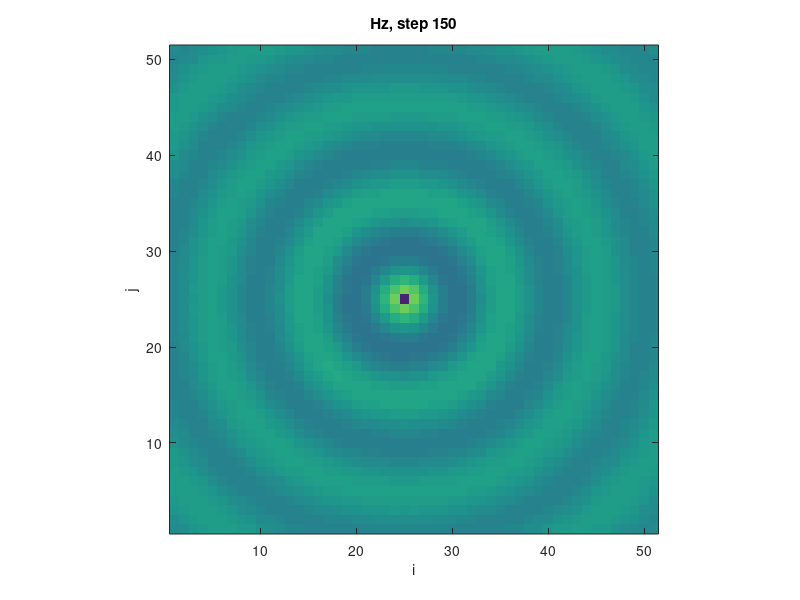

Recreate this plot in MATLAB.
% This program demonstrates a two-dimensional FDTD simulation(Modified TE).
% The program mainly simulates the propagation of electromagnetic wave in 
% free space. The excitation source is a harmonic field source. The Mur
% absorbing boundary condition is used as the boundary condition.

% �ó�����ʾ�˶�άFDTDģ��(�޸ĺ��TE)��
% �ó�����Ҫģ���˵�Ų������ɿռ��еĴ���������ԴΪʱг��Դ���߽�����������
% Mur���ձ߽�������

clc;
clear;
close all;

%***********************************************************************
% Fundamental constants ��������
%***********************************************************************

eps0 = 8.85e-12;	% permittivity of vacuum ��ս�糣��
mu0 = 4*pi*1e-7;	% permeability of vacuum ��մŵ���
c0 = 1/sqrt(mu0*eps0);	% speed of light ����

%***********************************************************************
% Mesh parameters �������
%***********************************************************************

Nx = 50;	% number of cells in 2D problem space ��ά����ռ��еĵ�Ԫ��
Ny = 50;
Nt = 150;	% number of iterations ��������
dx = 3e-2;	% space step �ռ䲽��
dy = 3e-2;
dt = 1/(2.0*c0*sqrt(1/dx^2+1/dy^2));	%time step ʱ�䲽��

%***********************************************************************
% Material properties ý������
%***********************************************************************

epsR = 1;	% relative permittivity ��Խ�糣��
muR = 1;	% relative permeability ��Դŵ���
sigE = 0;	% electric conductivity �絼��
sigH = 0;	% effective magnetism conductivity ��Ч�ŵ���

%***********************************************************************
% Boundary conditions �߽�����
%***********************************************************************

% PEC�߽�����

%***********************************************************************
% Updating coefficients ����ϵ��
%***********************************************************************

CA = (eps0*epsR/dt-sigE/2)/(eps0*epsR/dt+sigE/2);
CB = 1/(eps0*epsR/dt+sigE/2);
CP = (mu0*muR/dt-sigH/2)/(mu0*muR/dt+sigH/2);
CQ = 1/(mu0*muR/dt+sigH/2);

%***********************************************************************
% Source excitation Դ����
%***********************************************************************

fre = 1.0e+9; % frequency ����ԴƵ��
Jx = round(Nx/2);	% position ����Դλ��
Jy = round(Ny/2);

%***********************************************************************
% Initializing field arrays ��ʼ����
%***********************************************************************

Ex = zeros(Nx+1,Ny);
Ey = zeros(Nx,Ny+1);
Hz = zeros(Nx+1,Ny+1);

%***********************************************************************
% BEGIN TIME-STEPPING LOOP ��ʼѭ��
%***********************************************************************

temp2z = Hz;
for n=1:Nt
    
    % Set excitation source ���ü���Դ
    Hz(Jx,Jy) = sin(2*pi*fre*n*dt);
    
    % Update electric field ���µ糡
    % Ex
    for i = 2:Nx
        for j = 1:Ny
            Ex(i,j) = CA*Ex(i,j)+CB*(Hz(i,j+1)-Hz(i,j))/dy;
        end
    end
    % Ey
    for i = 1:Nx
        for j = 2:Ny
            Ey(i,j) = CA*Ey(i,j)-CB*(Hz(i+1,j)-Hz(i,j))/dx;
        end
    end

    tempz = Hz;
    
    % Update magnetic field ���´ų�
    % Hz
    for i = 2:Nx
        for j = 2:Ny
           Hz(i,j) = CP*Hz(i,j)-CQ* ...
                      ((Ey(i,j)-Ey(i-1,j))/dx-(Ex(i,j)-Ex(i,j-1))/dy);
        end
    end 
    
    % Set boundary conditions ���ñ߽�����
    % ���
    % һ��Mur
%     % ��߽�
%     for j = 2:Ny
%         Hz(1,j) = tempz(2,j)+((c0*dt-dx)/(c0*dt+dx))*(Hz(2,j)-tempz(1,j));
%     end
%     % �ұ߽�
%     for j = 2:Ny
%         Hz(Nx+1,j) = tempz(Nx,j)+((c0*dt-dx)/(c0*dt+dx))*(Hz(Nx,j)-tempz(Nx+1,j));
%     end
%     % �±߽�
%     for i = 2:Nx
%         Hz(i,1) = tempz(i,2)+((c0*dt-dy)/(c0*dt+dy))*(Hz(i,2)-tempz(i,1));
%     end
%     % �ϱ߽�
%     for i = 2:Nx
%         Hz(i,Ny+1) = tempz(i,Ny)+((c0*dt-dy)/(c0*dt+dy))*(Hz(i,Ny)-tempz(i,Ny+1));
%     end
    % ����Mur
    % ��߽�
    for j = 2:Ny
        Hz(1,j) = tempz(2,j)+((c0*dt-dx)/(c0*dt+dx))*(Hz(2,j)-tempz(1,j))+ ...
                  (c0*c0*eps0*epsR*dt)/(2*(c0*dt+dx))*(dx/dy)*(Ex(1,j)-Ex(1,j-1)+Ex(2,j)-Ex(2,j-1));
    end
    % �ұ߽�
    for j = 2:Ny
        Hz(Nx+1,j) = tempz(Nx,j)+((c0*dt-dx)/(c0*dt+dx))*(Hz(Nx,j)-tempz(Nx+1,j))+ ...
                     (c0*c0*eps0*epsR*dt)/(2*(c0*dt+dx))*(dx/dy)*(Ex(Nx+1,j)-Ex(Nx+1,j-1)+Ex(Nx,j)-Ex(Nx,j-1));
    end
    % �±߽�
    for i = 2:Nx
        Hz(i,1) = tempz(i,2)+((c0*dt-dy)/(c0*dt+dy))*(Hz(i,2)-tempz(i,1))- ...
                  (c0*c0*eps0*epsR*dt)/(2*(c0*dt+dy))*(dy/dx)*(Ey(i,1)-Ey(i-1,1)+Ey(i,2)-Ey(i-1,2));
    end
    % �ϱ߽�
    for i = 2:Nx
        Hz(i,Ny+1) = tempz(i,Ny)+((c0*dt-dy)/(c0*dt+dy))*(Hz(i,Ny)-tempz(i,Ny+1))- ...
                     (c0*c0*eps0*epsR*dt)/(2*(c0*dt+dy))*(dy/dx)*(Ey(i,Ny+1)-Ey(i-1,Ny+1)+Ey(i,Ny)-Ey(i-1,Ny));
    end
    % �ǵ㣨����һ��
%     % ���½�
%     Hz(1,1)=tempz(2,2)+((c0*dt-sqrt(dx^2+dy^2))/(c0*dt+sqrt(dx^2+dy^2)))*(Hz(2,2)-tempz(1,1));
%     % ���Ͻ�
%     Hz(1,Ny+1)=tempz(2,Ny)+((c0*dt-sqrt(dx^2+dy^2))/(c0*dt+sqrt(dx^2+dy^2)))*(Hz(2,Ny)-tempz(1,Ny+1));
%     % ���Ͻ�
%     Hz(Nx+1,Ny+1)=tempz(Nx,Ny)+((c0*dt-sqrt(dx^2+dy^2))/(c0*dt+sqrt(dx^2+dy^2)))*(Hz(Nx,Ny)-tempz(Nx+1,Ny+1));
%     % ���½�
%     Hz(Nx+1,1)=tempz(Nx,2)+((c0*dt-sqrt(dx^2+dy^2))/(c0*dt+sqrt(dx^2+dy^2)))*(Hz(Nx,2)-tempz(Nx+1,1));
    % �ǵ㣨��������
    % �÷�����Ҫ��������ʱ���ǰ�ĳ�ǿ������ר��������һ��ȫ�ֱ���
    % ���½�
    Hz(1,1) = (1-sqrt(2)*c0*dt/sqrt(dx^2+dy^2))*temp2z(1,1)+sqrt(2)*c0*dt/sqrt(dx^2+dy^2)*temp2z(2,2);
    % ���Ͻ�
    Hz(1,Ny+1) = (1-sqrt(2)*c0*dt/sqrt(dx^2+dy^2))*temp2z(1,Ny+1)+sqrt(2)*c0*dt/sqrt(dx^2+dy^2)*temp2z(2,Ny);
    % ���Ͻ�
    Hz(Nx+1,Ny+1) = (1-sqrt(2)*c0*dt/sqrt(dx^2+dy^2))*temp2z(Nx+1,Ny+1)+sqrt(2)*c0*dt/sqrt(dx^2+dy^2)*temp2z(Nx,Ny);
    % ���½�
    Hz(Nx+1,1) = (1-sqrt(2)*c0*dt/sqrt(dx^2+dy^2))*temp2z(Nx+1,1)+sqrt(2)*c0*dt/sqrt(dx^2+dy^2)*temp2z(Nx,2);
    
    temp2z = tempz;
    
    % Visualize fields ���ӻ���    
    imagesc(Hz');
    shading flat;caxis([-1.0 1.0]);axis image;axis xy; 
    title(['Hz, step ',int2str(n)]);xlabel('i');ylabel('j');
    drawnow;

end

%***********************************************************************
% END TIME-STEPPING LOOP ����ѭ��
%***********************************************************************